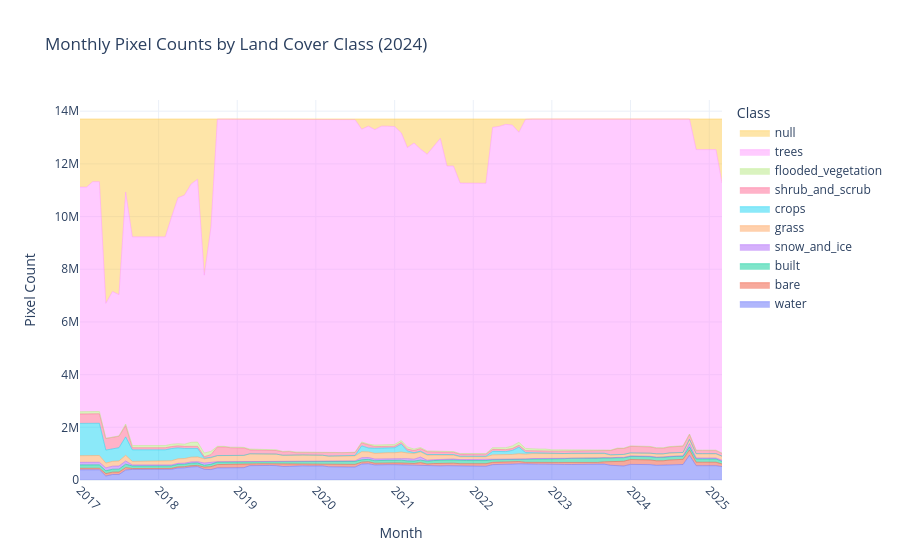

Notebook source saved alongside this figure:
### Markdown cell above
## STEP4 - Load the landuse & forestloss csv and upload to supabase

### Code cell
# load data frame from csv project_code
landuse_pipeline = CSVtoSupabasePipeline(project_code=project_code)
landuse_pipeline.process_landuse_pipeline()
## STEP5 - Load the forestloss csv and upload to supabase
landuse_pipeline.process_forestloss_pipeline()
